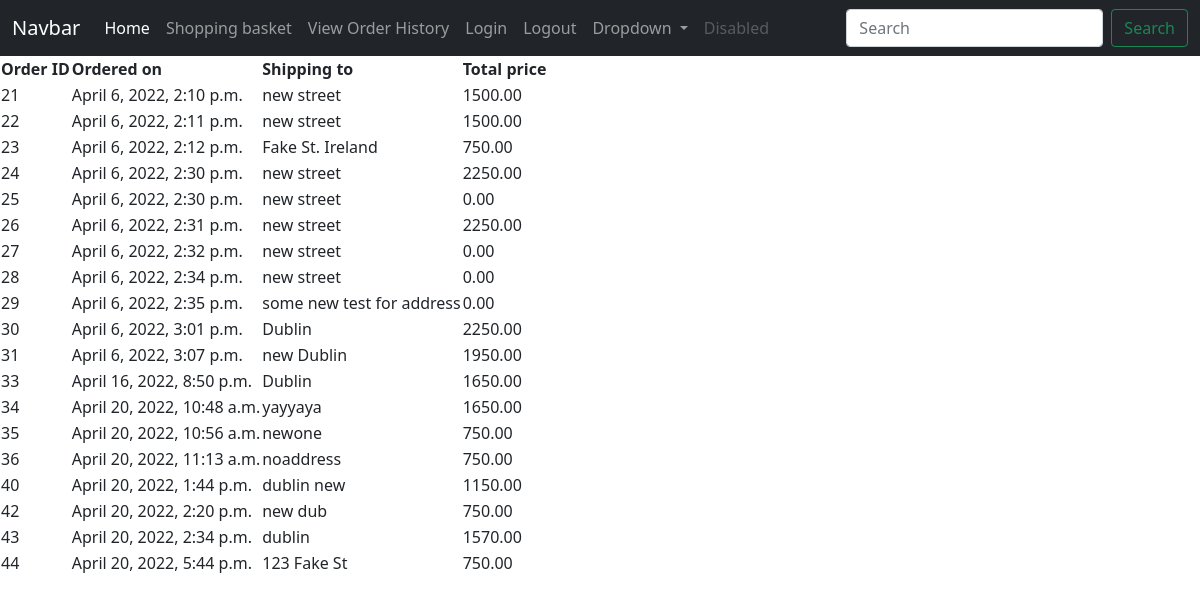
/orderhistory/ (signed in), run on the app's committed database.
### thomasshop/models.py (models this page shows)
class Order(models.Model):
    id = models.AutoField(primary_key=True)
    datetime_ordered = models.DateTimeField(auto_now_add=True)
    basket_id = models.ForeignKey(Basket, on_delete=models.CASCADE)
    user_id = models.ForeignKey(APIUser, on_delete=models.CASCADE)
    total_price = models.DecimalField(max_digits=8, decimal_places=2, default=0.0)
    email = models.EmailField()
    delivery_instructions = models.TextField(max_length=250, null=True)
    shipping_addr = models.TextField(default="")
    billing_addr = models.TextField(default="")

### thomasshop/views.py (the view)
# urls.py: path('orderhistory/', views.previous_orders, name="order_history"),
@login_required
def previous_orders(request):
    user = request.user
    orders = Order.objects.filter(user_id=user)
    return render(request, 'previous_orders.html', {'orders':orders})

### thomasshop/templates/previous_orders.html (shortened to what this page needs)
{% extends 'base.html' %}
{% block content %}
    <table>
        <thead>
            <tr>
                <th>Order ID</th>
                <th>Ordered on</th>
                <th>Shipping to</th>
                <th>Total price</th>
            </tr>
        </thead>
        <tbody>
            {% for ord in orders %}
                <tr>
                    <td>{{ ord.id }}</td>
                    <td> {{ ord.datetime_ordered }}</td>
                    <td> {{ ord.shipping_addr  }}</td>
                    <td> {{ord.total_price }}</td>
                </tr>
            {% endfor %}
        </tbody>
    </table>
{% endblock %}

### data on the page
Order: id "21", datetime_ordered "April 6, 2022, 2:10 p.m.", shipping_addr "new street", total_price "1500.00"
Order: id "22", datetime_ordered "April 6, 2022, 2:11 p.m.", shipping_addr "new street", total_price "1500.00"
Order: id "23", datetime_ordered "April 6, 2022, 2:12 p.m.", shipping_addr "Fake St. Ireland", total_price "750.00"
Order: id "24", datetime_ordered "April 6, 2022, 2:30 p.m.", shipping_addr "new street", total_price "2250.00"
Order: id "25", datetime_ordered "April 6, 2022, 2:30 p.m.", shipping_addr "new street", total_price "0.00"
Order: id "26", datetime_ordered "April 6, 2022, 2:31 p.m.", shipping_addr "new street", total_price "2250.00"
Order: id "27", datetime_ordered "April 6, 2022, 2:32 p.m.", shipping_addr "new street", total_price "0.00"
Order: id "28", datetime_ordered "April 6, 2022, 2:34 p.m.", shipping_addr "new street", total_price "0.00"
Order: id "29", datetime_ordered "April 6, 2022, 2:35 p.m.", shipping_addr "some new test for address", total_price "0.00"
Order: id "30", datetime_ordered "April 6, 2022, 3:01 p.m.", shipping_addr "Dublin", total_price "2250.00"
Order: id "31", datetime_ordered "April 6, 2022, 3:07 p.m.", shipping_addr "new Dublin", total_price "1950.00"
Order: id "33", datetime_ordered "April 16, 2022, 8:50 p.m.", shipping_addr "Dublin", total_price "1650.00"
Order: id "34", datetime_ordered "April 20, 2022, 10:48 a.m.", shipping_addr "yayyaya", total_price "1650.00"
Order: id "35", datetime_ordered "April 20, 2022, 10:56 a.m.", shipping_addr "newone", total_price "750.00"
Order: id "36", datetime_ordered "April 20, 2022, 11:13 a.m.", shipping_addr "noaddress", total_price "750.00"
Order: id "40", datetime_ordered "April 20, 2022, 1:44 p.m.", shipping_addr "dublin new", total_price "1150.00"
Order: id "42", datetime_ordered "April 20, 2022, 2:20 p.m.", shipping_addr "new dub", total_price "750.00"
Order: id "43", datetime_ordered "April 20, 2022, 2:34 p.m.", shipping_addr "dublin", total_price "1570.00"
Order: id "44", datetime_ordered "April 20, 2022, 5:44 p.m.", shipping_addr "123 Fake St", total_price "750.00"
